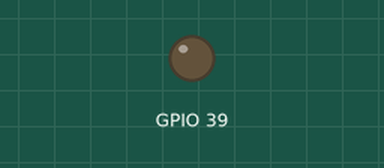
Simulated run of this sketch. Board: ESP32-C6. Shown: output pins drawn as LEDs (lit = HIGH). What the sketch prints to the serial monitor is not drawn.

Above: at 0.9 s.
At 7.5 s:
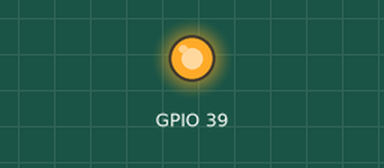
Timing chart, 0 to 8.1 s (numbered marks = the images above):
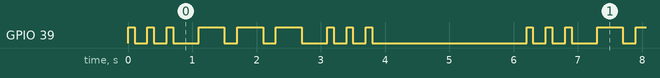

The sketch:

Pins_ESP32_C6.ino
```cpp
//  Board Description : nanoESP32-C6 Board    ( Aliexpress < 5€ )

//  Arduino IDE Board : ESP32C6 Dev Module
//  Flash Mode        : QIO                   ( default )
//  USB CDC On Boot   : Enabled               ( so serial monitor works )
//  USB Connector     : "ESP32C6"             ( not "CH343" )

// ------------------------------------------------------------------------------------------ //
void setup()
{
  Serial.begin(115200);
  //while (! Serial);

  pinMode(39, OUTPUT);
}// ------------------------------------------------------------------------------------------ //
void showPins()
{
  // see FindOutSpiPins.ino
  Serial.print("MOSI: ");
  Serial.println(MOSI);
  Serial.print("MISO: ");
  Serial.println(MISO);
  Serial.print("SCK: ");
  Serial.println(SCK);
  Serial.print("SS: ");
  Serial.println(SS);
  Serial.print("SDA: ");
  Serial.println(SDA);
  Serial.print("SCL: ");
  Serial.println(SCL);
  Serial.print("RX: ");
  Serial.println(RX);
  Serial.print("TX: ");
  Serial.println(TX);
  Serial.print("LED_BUILTIN: ");
  Serial.println(LED_BUILTIN);
}
/*
Output :

MOSI: 19
MISO: 20
SCK: 21
SS: 18
SDA: 23
SCL: 22
RX: 17
TX: 16
LED_BUILTIN: 39
*/
// ------------------------------------------------------------------------------------------ //
void blink(int n, int t) {
  for (int i=0; i<n; i++ ) {
    digitalWrite(39, HIGH);
    delay(t);
    digitalWrite(39, LOW);
    delay(200);
  }
  delay(200);
}
// ------------------------------------------------------------------------------------------ //
void loop() {
int i;

  showPins();

  blink(3, 100);
  blink(3, 400);
  blink(3, 100);

  delay(2000);
}
// ------------------------------------------------------------------------------------------ //
```

Measured:
- by itself, GPIO 39: repeats every 6.2 s: 2 × (LOW 0.20 s, HIGH 0.10 s), LOW 0.40 s, 2 × (HIGH 0.40 s, LOW 0.20 s), HIGH 0.40 s, LOW 0.40 s, 2 × (HIGH 0.10 s, LOW 0.20 s), HIGH 0.10 s, LOW 2.4 s, HIGH 0.10 s
- by itself, everything shown: repeats every 6.2 s, in 18 steps
